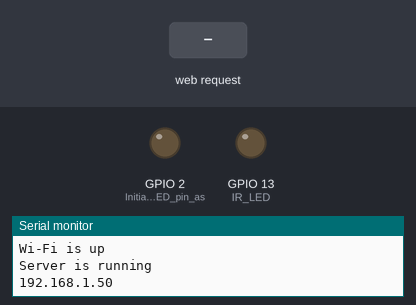
Recording of a sketch running on a simulated ESP8266 (NodeMCU). Shown: output pins drawn as LEDs (lit = HIGH), the last lines printed to the serial monitor. Inputs (shaded band) come from the test bench. WiFi joins after 1.5 s; servers stay silent unless stated.

Above: at 7.7 s.
7.8 s: HTTP request GET /gpio/shutter received
At 8.3 s:
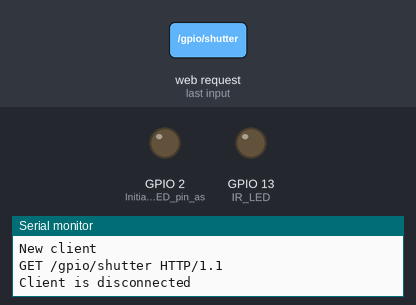
9.5 s: HTTP request GET /gpio/2sec received
At 10.7 s:
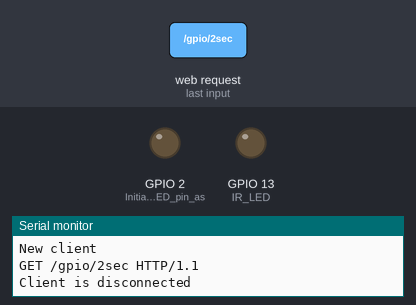
11.0 s: HTTP request GET /gpio/zin received
At 12.0 s:
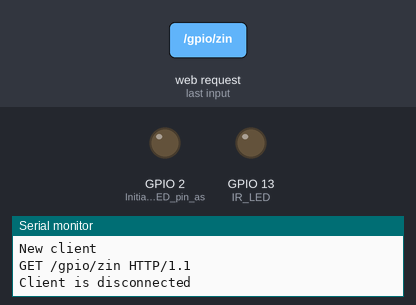
Timing chart, 0 to 14.0 s (numbered marks = the images above; inputs shaded):
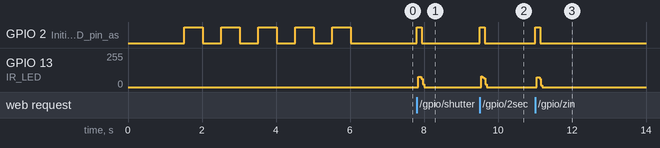

Measured:
- after the input at 7.8 s, GPIO 2 (Initialize_the_LED_pin_as): LOW → HIGH at once, → LOW 0.14 s later; GPIO 13 (IR_LED): 0/255 → 77/255 at once, → 0/255 0.08 s later
- after the input at 9.5 s, GPIO 2 (Initialize_the_LED_pin_as): LOW → HIGH at once, → LOW 0.14 s later
- after the input at 11.0 s, GPIO 2 (Initialize_the_LED_pin_as): LOW → HIGH at once, → LOW 0.14 s later; GPIO 13 (IR_LED): 0/255 → 75/255 at once, → 0/255 0.08 s later

The sketch:

wirc.ino
```cpp
// (licence header left out)
// This project is largely based on
// https://www.youtube.com/watch?v=D40ZpVjZ744

#include <ESP8266WiFi.h>
#include <WiFiManager.h>
#include <DNSServer.h>
#include <ESP8266WebServer.h>

int IR_LED = 13;     // IR Output Signal to anode of the IR LED
// Cathode of IR LED to ground through a 150 Ohm Resistor.
int i = 0;          // Set the counter to 0

int shutter[] = {1, 0, 1, 1, 0, 1, 0, 0, 1, 0, 1, 1, 1, 0, 0, 0, 1, 1, 1, 1};
int twosec[] = {1, 1, 1, 0, 1, 1, 0, 0, 1, 0, 1, 1, 1, 0, 0, 0, 1, 1, 1, 1};
int start[] = {0, 0, 0, 1, 0, 0, 1, 0, 1, 0, 1, 1, 1, 0, 0, 0, 1, 1, 1, 1};
int disp[] = {0, 0, 1, 0, 1, 0, 0, 0, 1, 0, 1, 1, 1, 0, 0, 0, 1, 1, 1, 1};
int hist[] = {1, 1, 0, 1, 1, 0, 0, 0, 1, 0, 1, 1, 1, 0, 0, 0, 1, 1, 1, 1};
int zin[] = {0, 1, 0, 1, 0, 0, 1, 0, 1, 0, 1, 1, 1, 0, 0, 0, 1, 1, 1, 1};
int zout[] = {1, 1, 0, 1, 0, 0, 1, 0, 1, 0, 1, 1, 1, 0, 0, 0, 1, 1, 1, 1};
int playback[] = {0, 0, 1, 1, 1, 1, 0, 0, 1, 0, 1, 1, 1, 0, 0, 0, 1, 1, 1, 1};
int slide[] = {1, 1, 1, 0, 0, 0, 1, 0, 1, 0, 1, 1, 1, 0, 0, 0, 1, 1, 1, 1};
int menu[] = {0, 0, 0, 1, 1, 1, 0, 0, 1, 0, 1, 1, 1, 0, 0, 0, 1, 1, 1, 1};
int up[] = {0, 1, 0, 1, 1, 1, 0, 0, 1, 0, 1, 1, 1, 0, 0, 0, 1, 1, 1, 1};
int trash[] = {1, 0, 1, 1, 1, 1, 0, 0, 1, 0, 1, 1, 1, 0, 0, 0, 1, 1, 1, 1};
int right[] = {1, 1, 1, 1, 1, 1, 0, 0, 1, 0, 1, 1, 1, 0, 0, 0, 1, 1, 1, 1};
int CodeBits[] = {1, 0, 0, 1, 1, 1, 0, 0, 1, 0, 1, 1, 1, 0, 0, 0, 1, 1, 1, 1};
int left[] = {0, 1, 1, 1, 1, 1, 0, 0, 1, 0, 1, 1, 1, 0, 0, 0, 1, 1, 1, 1};
int down[] = {1, 1, 0, 1, 1, 1, 0, 0, 1, 0, 1, 1, 1, 0, 0, 0, 1, 1, 1, 1};
int prin[] = {1, 0, 0, 0, 1, 0, 0, 0, 1, 0, 1, 1, 1, 0, 0, 0, 1, 1, 1, 1};
int inde[] = {0, 0, 0, 0, 0, 1, 0, 0, 1, 0, 1, 1, 1, 0, 0, 0, 1, 1, 1, 1};
int rotate[] = {0, 1, 0, 0, 1, 1, 0, 0, 1, 0, 1, 1, 1, 0, 0, 0, 1, 1, 1, 1};
int enter[] = {1, 0, 0, 1, 1, 1, 0, 0, 1, 0, 1, 1, 1, 0, 0, 0, 1, 1, 1, 1};


// Create an instance of the server
// specify the port to listen on as an argument
WiFiServer server(80);


// Routine to send header data burst
// This allows the IR receiver to set its AGC (Gain)
// Header Burst Timing is 96 * 0.025uS = 2.4mS
// Quiet Timing is 24 * 0.025uS = 600uS

// Routine to give the 40kHz burst signal
void burst()                    // 40KHz burst
{
  digitalWrite(IR_LED, HIGH);   // Set the pin on
  delayMicroseconds(10);        // Pause for 13 mS (fudged to 10uS Delay)
  digitalWrite(IR_LED, LOW);    // Set the pin off
  delayMicroseconds(8);         // Pause for 12 microseconds (fudged to 8uS Delay)
}
// Routine to give a quiet period of data
void quiet()                    // Quiet burst
{
  digitalWrite(IR_LED, LOW);    // Set the pin off
  delayMicroseconds(10);        // Pause for 13 microseconds (fudged to 10uS Delay)
  digitalWrite(IR_LED, LOW);    // Set the pin off
  delayMicroseconds(8);         // Pause for 12 microseconds (fudged to 8uS Delay)
}


void header()
{
  for (int i = 1; i <= 96; i++) {
    burst();                // 40kHz burst
  }
  for (int i = 1; i <= 24; i++) {
    quiet();                // No 40 kHz
  }
}

// Routine to send one data burst
// Burst Timing is 48 * 0.025uS = 1.2mS
// Quiet Timing is 24 * 0.025uS = 600uS
void Data_is_One()
{
  for (int i = 1; i <= 48; i++) {
    burst();                // 40kHz burst
  }
  for (int i = 1; i <= 24; i++) {
    quiet();                // No 40 kHz
  }
}

// Routine to send zero data burst
// Burst Timing is 24 * 0.025uS = 600uS
// Quiet Timing is 24 * 0.025uS = 600uS
void Data_is_Zero()
{
  for (int i = 1; i <= 24; i++) {
    burst();                // 40 kHz burst
  }
  for (int i = 1; i <= 24; i++) {
    quiet();                // No 40 kHz
  }
}

void sendbutton(int CodeBits[])
{


  digitalWrite(BUILTIN_LED, HIGH);           // Turn the LED off

  for (int i = 1; i <= 3; i++)    // Send the command 3 times as per Sony specs
  {
    header();                     // Send the Start header
    for (int i = 0; i <= 19; i++) // Loop to send the bits
    {
      if (CodeBits[i] == 1)       // Is Data_is_One to be sent?
      {
        Data_is_One();            // If yes, send the Data_is_One bit
      }
      else                        // If no, Data_is_Zero to be sent
      {
        Data_is_Zero();           // Send the Data_is_Zero bit
      }
    }
    delay(11);                    // Delay to give approx. 45uS between command starts
  }
  digitalWrite(BUILTIN_LED, LOW);        // Turn the LED on
}


void setup() {
  pinMode(BUILTIN_LED, OUTPUT);        // Initialize the LED pin as an output
  Serial.begin(115200);
  delay(10);
  Serial.println();


  //WiFiManager
  WiFiManager wifiManager;
  //Reset saved settings
  //wifiManager.resetSettings();

  //Set custom ip for portal
  wifiManager.setAPStaticIPConfig(IPAddress(10, 0, 1, 1), IPAddress(10, 0, 1, 1), IPAddress(255, 255, 255, 0));

  //Fetches SSID and password from EEPROM and try to connect
  //If connection fails, start an access point with the specified name
  //and wait for configuration
  wifiManager.autoConnect();

  while (WiFi.status() != WL_CONNECTED) {
    delay(500);
    Serial.print(".");
    digitalWrite(BUILTIN_LED, HIGH);    // Turn the LED off
  }
  Serial.println("");
  Serial.println("Wi-Fi is up");
  // Blink the LED 5 times to indicate success
  while (i < 5) {
    digitalWrite(BUILTIN_LED, HIGH);
    delay(500);
    digitalWrite(BUILTIN_LED, LOW);
    delay(500);
    i++;
  }

  // Start the server
  server.begin();
  Serial.println("Server is running");

  // Print the IP address
  Serial.println(WiFi.localIP());
  // Setup IR_LED pin as output
  pinMode(IR_LED, OUTPUT);      // Set the digital pin as output
}

// Infinite Loop
void loop()
{
  // Check if a client has connected
  WiFiClient client = server.available();
  if (!client) {
    return;
  }

  // Wait until the client sends some data
  Serial.println("New client");
  while (!client.available()) {
    delay(1);
  }

  // Read the first line of the request
  String req = client.readStringUntil('\r');
  Serial.println(req);
  client.flush();

  // Match the request
  if (req.indexOf("/gpio/shutter") != -1)
    sendbutton(shutter);
  else if (req.indexOf("/gpio/2sec") != -1)
    sendbutton(twosec);
  else if (req.indexOf("/gpio/start") != -1)
    sendbutton(start);
  else if (req.indexOf("/gpio/disp") != -1)
    sendbutton(disp);
  else if (req.indexOf("/gpio/hist") != -1)
    sendbutton(hist);
  else if (req.indexOf("/gpio/zin") != -1)
    sendbutton(zin);
  else if (req.indexOf("/gpio/zout") != -1)
    sendbutton(zout);
  else if (req.indexOf("/gpio/playback") != -1)
    sendbutton(playback);
  else if (req.indexOf("/gpio/slide") != -1)
    sendbutton(slide);
  else if (req.indexOf("/gpio/menu") != -1)
    sendbutton(menu);
  else if (req.indexOf("/gpio/up") != -1)
    sendbutton(up);
  else if (req.indexOf("/gpio/trash") != -1)
    sendbutton(trash);
  else if (req.indexOf("/gpio/right") != -1)
    sendbutton(right);
  else if (req.indexOf("/gpio/enter") != -1)
    sendbutton(enter);
  else if (req.indexOf("/gpio/left") != -1)
    sendbutton(left);
  else if (req.indexOf("/gpio/down") != -1)
    sendbutton(down);
  else if (req.indexOf("/gpio/print") != -1)
    sendbutton(prin);
  else if (req.indexOf("/gpio/index") != -1)
    sendbutton(inde);
  else if (req.indexOf("/gpio/rotate") != -1)
    sendbutton(rotate);


  client.flush();

  // Prepare the response
  String s = "HTTP/1.1 200 OK\r\nContent-Type: text/html\r\n\r\n<!DOCTYPE HTML>\r\n ";
  s += "<head>";
  s += "<title>WIRC</title>";
  s += "<meta name=\"viewport\" content=\"width=device-width, initial-scale=1\">";
  s += "<style>";
  s += "#content { margin: 0px auto; text-align: center; }";
  s += "body { font: 15px/25px 'Roboto', sans-serif; }";
  s += "h1 { letter-spacing: 3px; color: #68b5d1; }";
  s += "#btn { width: 11em;  height: 2em; background: #3399ff; border-radius: 5px; color: #fff; font-family: 'Robotto', sans-serif; font-size: 25px; font-weight: 900; letter-spacing: 3px; border:none; margin: 10px 10px 10px 10px; }";
  s += "#btn.orange { background: #ff9900; }";
  s += "#btn.red { background: #cc0000; }";
  s += "#btn.green { background: #009900; }";
  s += "</style>";
  s += "</head>";
  s += "<div id='content'>";
  s += "<h1>WIRC</h1>";
  s += "<input id='btn' class='red' type=submit value=\"SHUTTER\" onclick=location.href='/gpio/shutter'>";
  s += "<input id='btn' class='orange' type=submit value=\"2S TIMER\" onclick=location.href='/gpio/2sec'>";
  s += "<input id='btn' type=submit value=\"START/STOP\" onclick=location.href='/gpio/start'>";
  s += "<input id='btn' type=submit value=DISP onclick=location.href='/gpio/disp'>";
  s += "<input id='btn' type=submit value=HISTOGRAM onclick=location.href='/gpio/hist'>";
  s += "<input id='btn' type=submit value=\"ZOOM IN\" onclick=location.href='/gpio/zin'>";
  s += "<input id='btn' type=submit value=\"ZOOM OUT\" onclick=location.href='/gpio/zout'>";
  s += "<input id='btn' type=submit value=\"IMAGE INDEX\" onclick=location.href='/gpio/index'>";
  s += "<input id='btn' type=submit value=ROTATION onclick=location.href='/gpio/rotate'>";
  s += "<input id='btn' type=submit value=PLAYBACK onclick=location.href='/gpio/playback'>";
  s += "<input id='btn' type=submit value=\"SLIDESHOW\" onclick=location.href='/gpio/slide'>";
  s += "<input id='btn' type=submit value=MENU onclick=location.href='/gpio/menu'>";
  s += "<input id='btn' type=submit value=TRASH onclick=location.href='/gpio/trash'>";
  s += "<input id='btn' class='green' type=submit value=UP onclick=location.href='/gpio/up'>";
  s += "<input id='btn' class='green' type=submit value=DOWN onclick=location.href='/gpio/down'>";
  s += "<input id='btn' class='green' type=submit value=LEFT onclick=location.href='/gpio/left'>";
  s += "<input id='btn' class='green' type=submit value=RIGHT onclick=location.href='/gpio/right'>";
  s += "<input id='btn' type=submit value=ENTER onclick=location.href='/gpio/enter'>";
  s += "<input id='btn' type=submit value=PRINT onclick=location.href='/gpio/print'>";
  s += "</div>";
  s += "</body>";
  s += "</html>";
  // Send the response to the client
  while (s.length() > 10000)
  {
    String dummy = s.substring(0, 10000);
    client.print(dummy);
    s.replace(dummy, " ");
  }

  // Send the response to the client
  client.print(s);
  delay(1);
  Serial.println("Client is disconnected");

  // The client will actually be disconnected
  // when the function returns and 'client' object is destroyed


}
```
